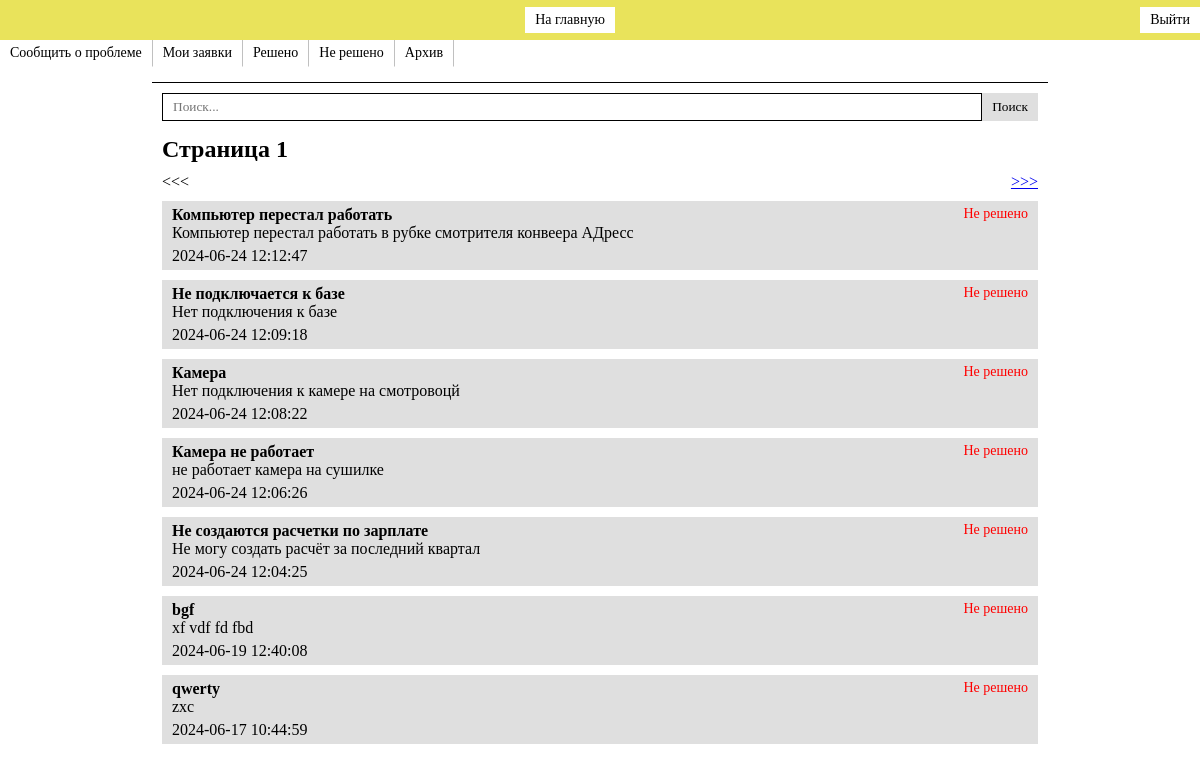
The page /php/PModer/browse.php (signed in) on the database its author committed.
### tables this page shows
CREATE TABLE `message` (
  `id` int NOT NULL,
  `id_user` int NOT NULL,
  `head` varchar(128) NOT NULL,
  `msg` text NOT NULL,
  `status` tinyint(1) NOT NULL DEFAULT '0',
  `time` timestamp NOT NULL DEFAULT CURRENT_TIMESTAMP
);

### php/PModer/browse.php (the view, shortened to what this page needs)
<?php
require '../class/classList.php';
require '../header.php';
?>
<!DOCTYPE html>
<html lang="ru">
<head>
    <link rel="stylesheet" href="../../css/style.css">
    <link rel="stylesheet" href="../../css/input.css">
</head>
<body>
    <main class="flex col">
        <?php include '../select_menu.php'; ?>
        <div class="block mr-t15">
            <div class="flex row width100p mr-b15 textGeneral">
                <input class="width100p inp" type="text" name="" id="searchField" placeholder="Поиск...">
                <button id="search" class="btn-reset btn-default">Поиск</button>
            </div>
            <div id="results" class="flex col gap10">
            <?php
            $numPage = 1;
                echo '<h2>Страница '.$numPage.'</h2>';
                $limitRequestDown = 7 * ($numPage-1);
                $query = "SELECT message.id, message.head, message.msg, message.time,
                CASE
                    WHEN message.status = 1 THEN '<p class=\"backColor-inherit green\">Решено</p>'
                    WHEN message.status = 0 THEN '<p class=\"backColor-inherit error\">Не решено</p>'
                END AS status
                FROM message
                WHERE message.status=0
                ORDER BY time DESC LIMIT 7 OFFSET ".$limitRequestDown;
                $data = $mysqli->query($query);
                $num_rows = $data->num_rows;
                ?>
                <div class="flex row space-btw">
                    <?php
                    if($numPage==1){
                        $target=$numPage+1;
                        echo '<p><<<</p>';
                        if($num_rows<7){
                             echo '<p>>>></p>';
                        }
                        else{
                            echo '<a href="browse.php?page='.$target.'">>>></a>';
                        }
                    }
                    ?>
                </div>
                <div class="flex col gap10" id="result">
                    <?php
                    for($i=0;$i<$data->num_rows;$i++){
                        $el = $data->fetch_object();
                        echo '<a href="../PUser/message.php?id_msg='.$el->id.'" class="pd10 btn-default link-reset">
                        <div class="flex row space-btw backColor-inherit">
                            <h4 class="backColor-inherit">'.$el->head.'</h4>
                            '.$el->status.'
                        </div>
                            <p class="backColor-inherit cut_strokes">'.$el->msg.'</p>
                            <p class="backColor-inherit mr-t5">'.$el->time.'</p>
                        </a>';
                    }
                    ?>
                </div>
            </div>
        </div>
    </main>
</body>
</html>

### css/style.css (style rules this page uses)
* { margin: 0; padding: 0; background-color: white; font-family: Verdana; }
.backColor-inherit { background-color: inherit; }
.textGeneral { font-size: 14px; }
.mr-b15 { margin-bottom: 15px; }
.mr-t5 { margin-top: 5px; }
.mr-t15 { margin-top: 15px; }
.pd10 { padding: 10px; }
.flex { display: flex; }
.col { flex-direction: column; }
.row { flex-direction: row; }
.space-btw { justify-content:space-between; }
.btn-reset { border: none; }
.btn-default { padding: 5px 10px; background-color: #dfdfdf; }
.link-reset { text-decoration: none; color: black; }
.gap10 { gap: 10px; }
.block { border-top:1px solid black; width: 73%; align-self: center; padding: 10px; }
.error { color: red; font-size: 14px; font-weight: 500; }
.width100p { width: 100%; }
.cut_strokes { white-space: nowrap; overflow: hidden; text-overflow: ellipsis; }

### css/input.css (style rules this page uses)
.inp { padding: 5px 10px; width: 100%; border: 1px solid black; box-sizing: border-box; }

### rows shown on the page
message: head "Компьютер перестал работать", status "Не решено", msg "Компьютер перестал работать в рубке смотрителя конвеера АДресс", time "2024-06-24 12:12:47"
message: head "Не подключается к базе", status "Не решено", msg "Нет подключения к базе", time "2024-06-24 12:09:18"
message: head "Камера", status "Не решено", msg "Нет подключения к камере на смотровоцй", time "2024-06-24 12:08:22"
message: head "Камера не работает", status "Не решено", msg "не работает камера на сушилке", time "2024-06-24 12:06:26"
message: head "Не создаются расчетки по зарплате", status "Не решено", msg "Не могу создать расчёт за последний квартал", time "2024-06-24 12:04:25"
message: head "bgf", status "Не решено", msg "xf vdf fd fbd", time "2024-06-19 12:40:08"
message: head "qwerty", status "Не решено", msg "zxc", time "2024-06-17 10:44:59"

### other values the page prints
$numPage "1"
